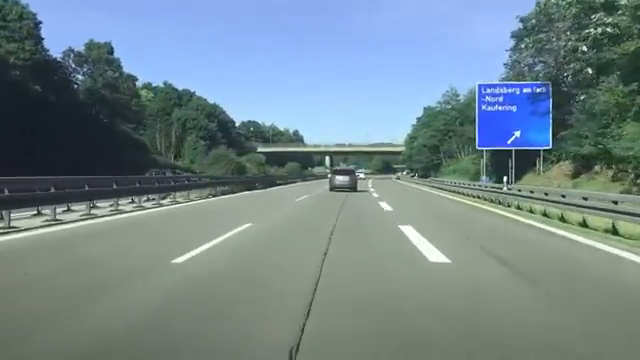
#> input picture frame 197 of test_video/videoStrada.mp4, 640 x 360 px, given in place of prova3.mp4, which was not available
$ jupyter execute --allow-errors grafici.ipynb
#> lines starting #> are read from the running program, lines starting #| are printed output that depends on the picture; after the words box and inside, x2 and y2 are one past the last pixel; in counts of white or black regions, pixels touching at a corner belong together; pictures that were not available may be replaced by others from this repository, and a replacement may not be noted
[cell 1]
import pandas as pd
import matplotlib.pyplot as plt

# Leggi i dati dal file CSV
#> (the rest of this cell did not finish here and is left out)

[cell 2]
import pandas as pd

# Leggi i dati dal file CSV
#> (the rest of this cell did not finish here and is left out)

[cell 3]
import pandas as pd
import matplotlib.pyplot as plt
import seaborn as sns

# ✅ Stile super moderno (tipo dashboard)
plt.style.use("seaborn-v0_8-whitegrid")
sns.set_palette("coolwarm")
sns.set_context("notebook", font_scale=1.3)

# Caricamento dati
#> (the rest of this cell did not finish here and is left out)

[cell 4]
import pandas as pd
import matplotlib.pyplot as plt

# Leggi i dati dal file CSV
#> (the rest of this cell did not finish here and is left out)

[cell 5]
import pandas as pd
import matplotlib.pyplot as plt

# Leggi i dati dal file CSV
#> (the rest of this cell did not finish here and is left out)

[cell 6]
import csv
import matplotlib.pyplot as plt
import numpy as np

def plot_accuracy():
    accuracies = []

    # Legge il file CSV
    try:
        with open("/home/vrlab/Scaricati/self_driving_vision_and_reconstruction/accuracy_log_pioggia.csv", "r") as file:
            reader = csv.reader(file)
            for row in reader:
                accuracies.append(float(row[0]))
    except FileNotFoundError:
        print("Nessun dato disponibile per il grafico.")
        return

    if not accuracies:
        print("Nessun dato valido per il grafico.")
        return

    # Convertiamo in numpy array per ottimizzare il calcolo
    accuracies = np.array(accuracies)

    # Calcola statistiche
    mean_acc = np.mean(accuracies)
    std_acc = np.std(accuracies)

    # Mostra statistiche principali
    print(f"Accuratezza media: {mean_acc:.4f}")
    print(f"Deviazione standard: {std_acc:.4f}")

    # Campionamento per non avere troppi punti (prendiamo 1 ogni 50)
    sampled_accuracies = accuracies[::50]

    # Calcolo della media mobile su finestre di 1000 elementi
    window_size = 1000
    moving_avg = np.convolve(accuracies, np.ones(window_size)/window_size, mode='valid')

    # Creazione del grafico
    fig, axs = plt.subplots(2, 1, figsize=(12, 10))


    # Plot with sampling
    axs[0].plot(range(1, len(sampled_accuracies) + 1), sampled_accuracies, linestyle='-', color='w', alpha=0)
    axs[0].plot(range(window_size, window_size + len(moving_avg)), moving_avg, color='r', linewidth=2, label="Moving Average (1000)")
    axs[0].set_xlabel("Iteration")
    axs[0].set_ylabel("IoU Accuracy")
    axs[0].set_title("Pipeline Accuracy Trend")
    axs[0].grid(True)
    axs[0].legend()

    # Histogram of accuracy distribution
    axs[1].hist(accuracies, bins=50, color='g', alpha=0.7)
    axs[1].set_xlabel("IoU Accuracy")
    axs[1].set_ylabel("Frequency")
    axs[1].set_title("Accuracy Distribution")
    axs[1].grid(True)


    plt.tight_layout()
    plt.show()

if __name__ == "__main__":
    plot_accuracy()

#> (a cell that did not finish here is left out)

[cell 8]
import cv2

# Percorso del video di input
input_video_path = '/media/vrlab/video/video/temp_video_pioggia.mp4'
output_video_path = '/media/vrlab/video/video/temp_video_pioggia_r.mp4'

# Apri il video
cap = cv2.VideoCapture(input_video_path)

# Ottieni la frequenza dei fotogrammi (FPS) e la risoluzione del video
fps = cap.get(cv2.CAP_PROP_FPS)
frame_width = int(cap.get(cv2.CAP_PROP_FRAME_WIDTH))
frame_height = int(cap.get(cv2.CAP_PROP_FRAME_HEIGHT))

# Calcola i frame corrispondenti ai minuti 20 e 40
start_frame = int(20 * 60 * fps)  # 20 minuti in frame
end_frame = int(40 * 60 * fps)    # 40 minuti in frame

# Crea un oggetto VideoWriter per salvare il nuovo video
fourcc = cv2.VideoWriter_fourcc(*'mp4v')  # Codec per mp4
out = cv2.VideoWriter(output_video_path, fourcc, fps, (frame_width, frame_height))

# Vai al frame di inizio (minuto 20)
cap.set(cv2.CAP_PROP_POS_FRAMES, start_frame)

# Estrai i fotogrammi dal video tra il minuto 20 e il minuto 40
while cap.isOpened():
    ret, frame = cap.read()
    current_frame = int(cap.get(cv2.CAP_PROP_POS_FRAMES))

    if not ret or current_frame > end_frame:
        break

    # Scrivi il fotogramma nel nuovo video
    out.write(frame)

# Rilascia le risorse
cap.release()
out.release()

print(f"Video salvato da minuto 20 a minuto 40 come '{output_video_path}'")

[cell 9]
input_file = 'conda_requirements.txt'
output_file = 'requirements.txt'

#> (the rest of this cell did not finish here and is left out)

[cell 10]
import cv2
import os
import random

# Funzione per estrarre frame casuali da un video
def extract_random_frames(video_path, output_folder, num_frames=10):
    # Assicurati che la cartella di output esista
#> called with video_path = 'test_video\\prova3.mp4', output_folder = 'extracted_frames', num_frames = 10
    os.makedirs(output_folder, exist_ok=True)

    # Apri il video
    cap = cv2.VideoCapture(video_path)

    # Controlla se il video è stato aperto correttamente
    if not cap.isOpened():
        print(f"Errore: impossibile aprire il video {video_path}")
        return

    # Ottieni il numero totale di frame nel video
    total_frames = int(cap.get(cv2.CAP_PROP_FRAME_COUNT))
    print(f"Totale frame nel video: {total_frames}")

    # Genera 10 frame casuali
    random_frame_indices = random.sample(range(total_frames), num_frames)

    for index in random_frame_indices:
        # Imposta il video al frame desiderato
        cap.set(cv2.CAP_PROP_POS_FRAMES, index)

        # Leggi il frame
        ret, frame = cap.read()
        if ret:
            # Salva il frame
            output_path = os.path.join(output_folder, f"frame_{index}.jpg")
            cv2.imwrite(output_path, frame)
            print(f"Frame salvato: {output_path}")
        else:
            print(f"Errore nel leggere il frame {index}")
#> this loop made 10 passes
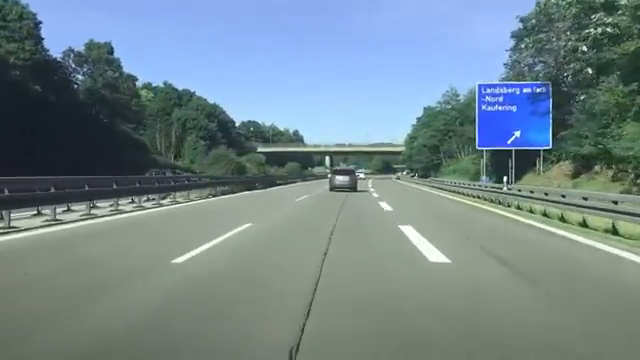
#> input picture frame 197 of test_video/videoStrada.mp4, 640 x 360 px, given in place of prova3.mp4, which was not available
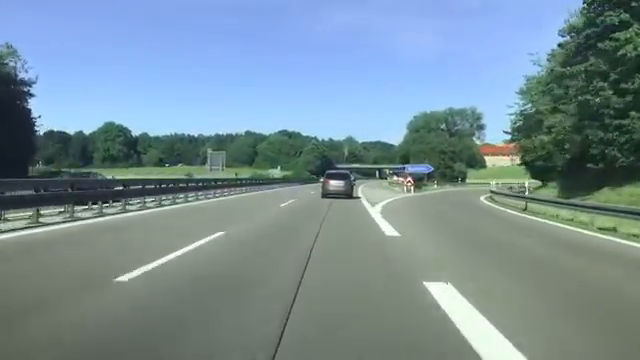
#> input picture frame 388 of test_video/videoStrada.mp4, 640 x 360 px, given in place of prova3.mp4, which was not available

    # Rilascia il video
    cap.release()

# Percorso del video e cartella di output
video_path = 'test_video\prova3.mp4'  # Modifica con il percorso del tuo video
output_folder = 'extracted_frames'  # Cartella dove salvare i frame estratti

# Esegui l'estrazione dei frame
extract_random_frames(video_path, output_folder)

[cell 11]
import cv2
import numpy as np
from scipy.signal import convolve2d
import matplotlib.pyplot as plt

# Carica l'immagine in scala di grigi
image = cv2.imread("Lane_detect/prova mix/advanced-lane-detection-for-self-driving-cars-master/frame_714.jpg", cv2.IMREAD_GRAYSCALE)

# Definisci il pattern per le linee verticali della corsia
pattern = np.array([
    [1, 0, 1],
    [1, 0, 1],
    [1, 0, 1]
])
plt.imshow(pattern, cmap="gray")

# Applica il filtro matched tramite convoluzione
#> (the rest of this cell did not finish here and is left out)

[cell 12]
import cv2
import numpy as np
from scipy.signal import correlate2d
import matplotlib.pyplot as plt

# Load the highway image
image = cv2.imread("Lane_detect/prova mix/advanced-lane-detection-for-self-driving-cars-master/frame_714.jpg", cv2.IMREAD_GRAYSCALE)

# Create a synthetic lane-like template
template_width = 15   # Width of the lane marking in pixels
template_height = 100  # Height of the lane marking
template = np.zeros((template_height, template_width), dtype=np.float32)
template[:, template_width // 3 : template_width // 3 * 2] = 1  # Create a bright vertical line in the middle

# Normalize the template
template = (template - np.mean(template)) / np.std(template)
plt.imshow(template, cmap="gray")

# Apply matched filter using 2D cross-correlation
#> (the rest of this cell did not finish here and is left out)

[cell 13]
import cv2
import numpy as np
from scipy.signal import convolve2d
import matplotlib.pyplot as plt

# Carica l'immagine in scala di grigi
image = cv2.imread("self_driving_vision_and_reconstruction/extracted_frames/test6.jpg", cv2.IMREAD_GRAYSCALE)
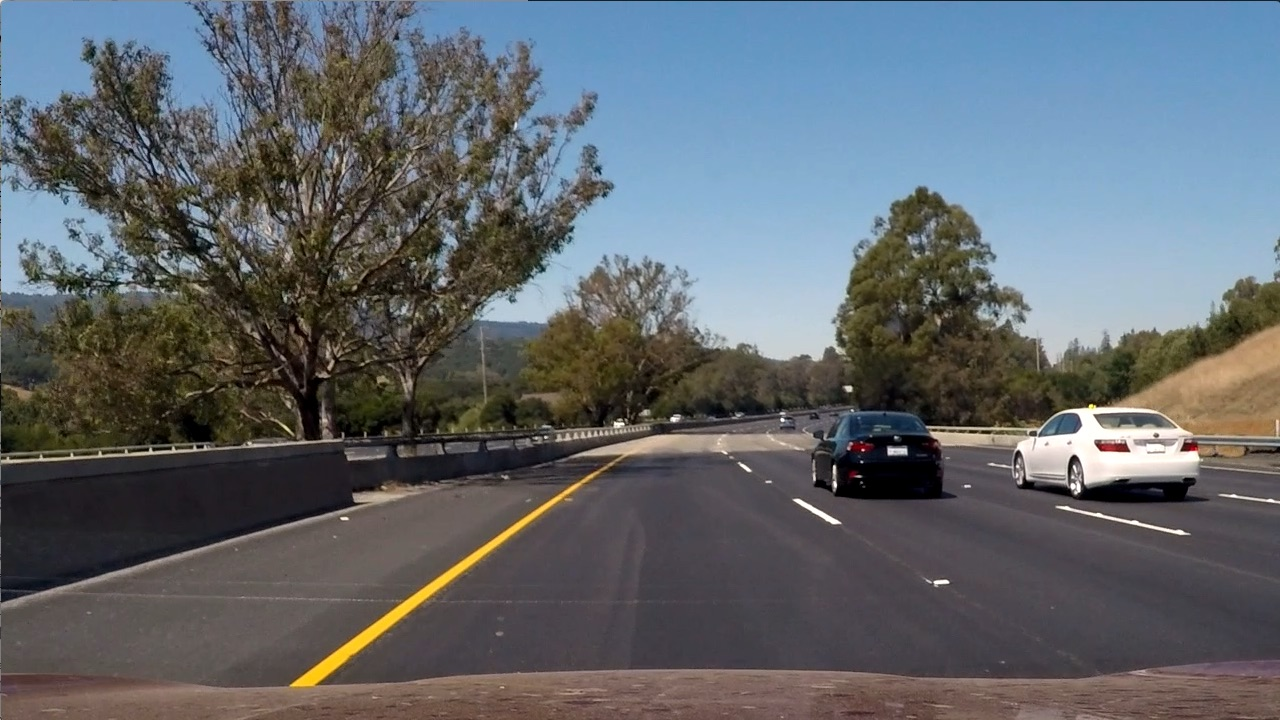
#> input picture test_images/test6.jpg, 1280 x 720 px, found by its file name

# Definisci il pattern per le linee verticali della corsia
patterns = [
    np.array([
        [1, 0, 1],
        [1, 0, 1],
        [1, 0, 1]
    ]),
    np.array([
        [0, 0, 1],
        [0, 1, 0],
        [1, 0, 0]
    ]),
    np.array([
        [1, 0, 0],
        [0, 1, 0],
        [0, 0, 1]
    ])
]
# Inizializza l'output combinato
combined_output = np.zeros_like(image, dtype=float)
for pattern in patterns:
    matched_output = convolve2d(image, pattern, mode='same', boundary='symm')
    matched_output_normalized = cv2.normalize(matched_output, None, 0, 255, cv2.NORM_MINMAX).astype(np.uint8)

    # Somma l'output normalizzato per ottenere un'immagine combinata
    combined_output += matched_output_normalized

# Applica il filtro matched tramite convoluzione
matched_output = convolve2d(image, pattern, mode='same', boundary='symm')

# Normalizza l'output della convoluzione a 8 bit (0-255)
matched_output_normalized = cv2.normalize(matched_output, None, 0, 255, cv2.NORM_MINMAX).astype(np.uint8)

# Applica una soglia per ottenere una maschera binaria
_, binary_output = cv2.threshold(matched_output_normalized, 150, 255, cv2.THRESH_BINARY)
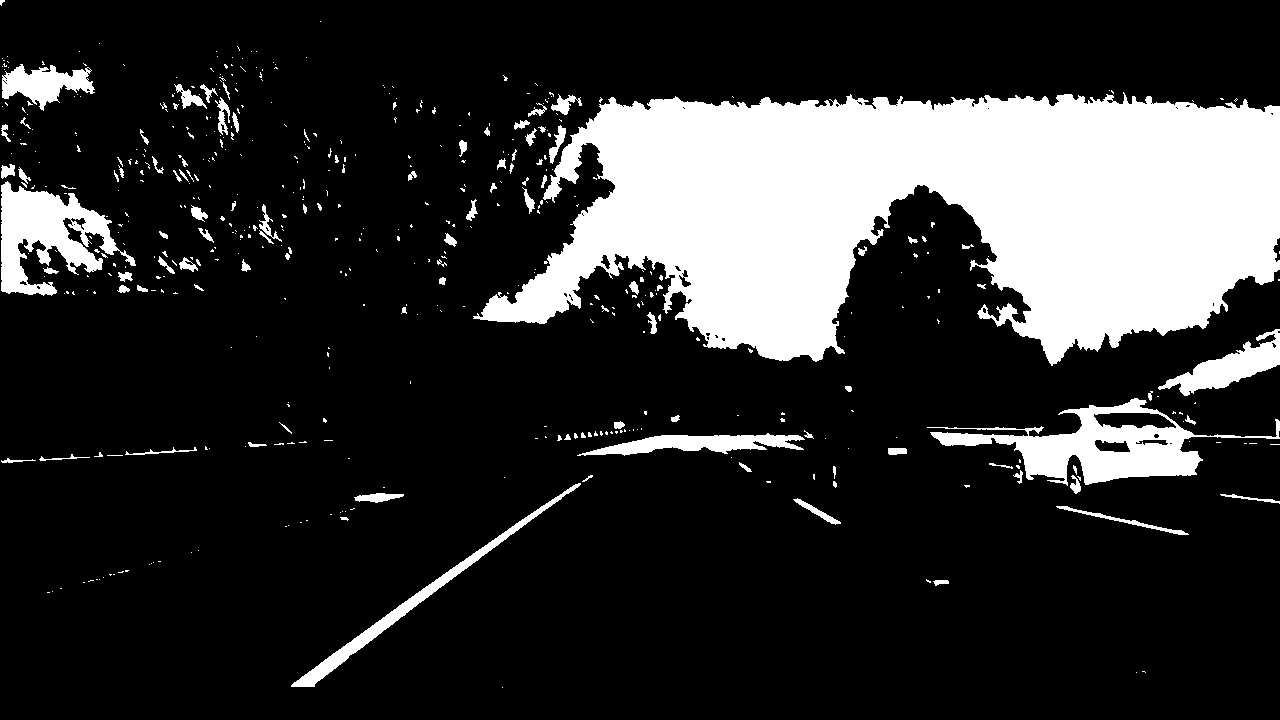
#> binary_output: shape (720, 1280); 19.3% white; 506 white regions (403 under 20 px), largest, box (x1, y1, x2, y2) and area: (473, 92, 1280, 366) 141021, (927, 398, 1280, 486) 9908, (1, 181, 136, 296) 7180

# Calcola il centro dell'immagine
height, width = binary_output.shape
center_x = width // 2

# Crea un'immagine vuota per mantenere solo le linee centrali
central_output = np.zeros_like(binary_output)

# Soglia di larghezza dal centro (puoi modificarla)
width_threshold = 400  # Puoi modificare questo valore in base alle tue esigenze

# Itera sulle righe dell'immagine dal centro verso l'alto
for y in range(height - 1, -1, -1):  # Da bottom (height - 1) a top (0)
    # Controlla i pixel nella larghezza definita
    for x in range(center_x - width_threshold, center_x + width_threshold + 1):
        if 0 <= x < width:  # Assicurati che l'indice sia valido
            if binary_output[y, x] > 0:  # Se c'è un pixel bianco nella maschera binaria
                central_output[y, x] = 255  # Mantieni il pixel nel risultato centrale
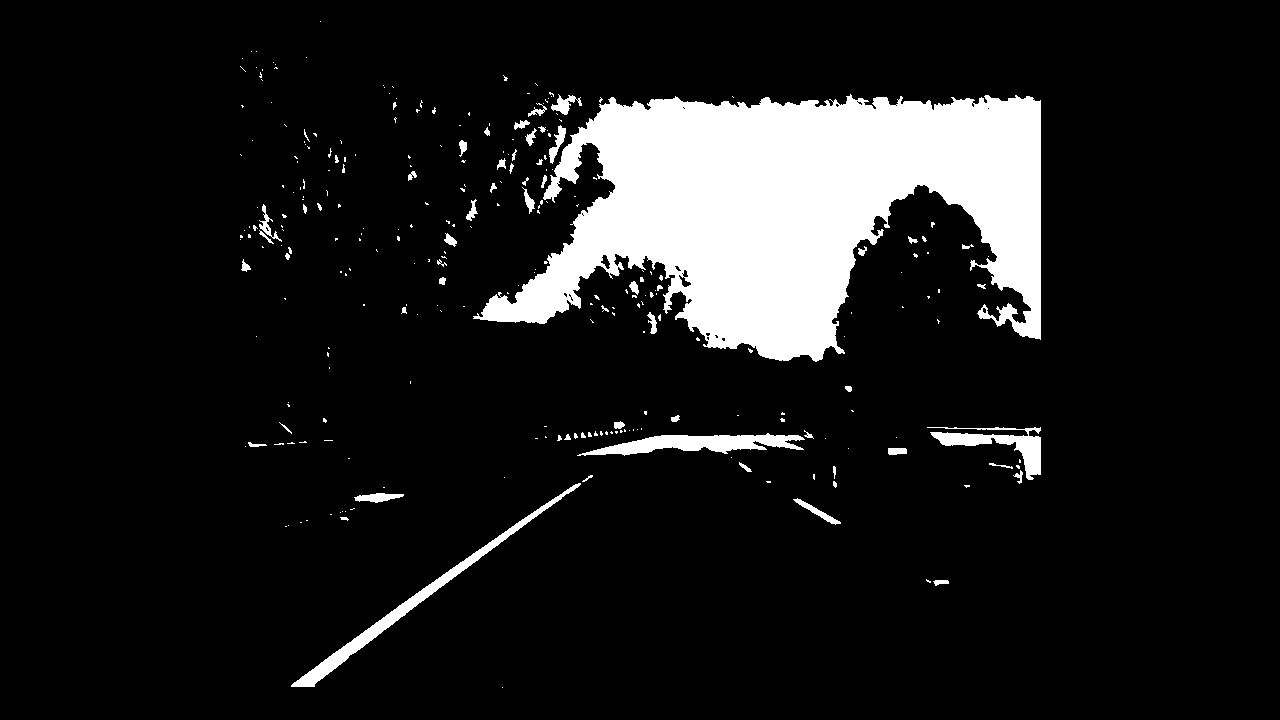
#> central_output: shape (720, 1280); 10.9% white; 282 white regions (221 under 20 px), largest, box (x1, y1, x2, y2) and area: (473, 94, 1041, 362) 88102, (291, 483, 581, 687) 3150, (577, 433, 805, 456) 2658

# Visualizza l'immagine originale, l'output del filtro e la maschera binaria
plt.figure(figsize=(15, 5))

plt.subplot(1, 4, 1)
plt.title("Immagine originale")
plt.imshow(image, cmap='gray')

plt.subplot(1, 4, 2)
plt.title("Matched Filter Output")
plt.imshow(matched_output_normalized, cmap='gray')

plt.subplot(1, 4, 3)
plt.title("Maschera binaria")
plt.imshow(binary_output, cmap='gray')

plt.subplot(1, 4, 4)
plt.title("Linee centrali estratte")
plt.imshow(central_output, cmap='gray')

plt.show()

[cell 14]
import cv2
import numpy as np

def canny_edge_detection(image_path):
    # Carica l'immagine
    image = cv2.imread(image_path)
    if image is None:
        print("Immagine non trovata!")
        return

    # Converte l'immagine in scala di grigi
    gray = cv2.cvtColor(image, cv2.COLOR_BGR2GRAY)

    # Applica un filtro GaussianBlur per ridurre il rumore
    blurred = cv2.GaussianBlur(gray, (5, 5), 0)

    # Esegui l'algoritmo di Canny per rilevare i bordi
    edges = cv2.Canny(blurred, 50, 150)

    # Mostra l'immagine originale e l'immagine con i bordi rilevati
    cv2.imshow('Original Image', image)
    cv2.imshow('Canny Edges', edges)
    cv2.waitKey(0)
    cv2.destroyAllWindows()

# Esempio di utilizzo
canny_edge_detection('Lane_detect/prova mix/advanced-lane-detection-for-self-driving-cars-master/frame_714.jpg')

[cell 15]
import cv2
import numpy as np
import math

def detect_lines_with_angle_filter(image_path, min_angle=20, max_angle=150):
    # Carica l'immagine
#> called with min_angle = 20, max_angle = 150
    image = cv2.imread(image_path)
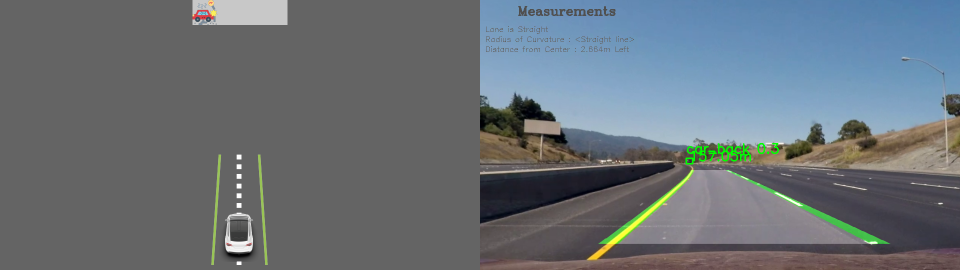
#> input picture frame_video/frame_11.png, 1920 x 540 px, given in place of frame_11.jpg, which was not available (shown at 1/2 size)
#> image is the input picture: shape (540, 1920, 3); mean B, G, R 119.4, 113.1, 105.4
    if image is None:
        print("Immagine non trovata!")
        return

    # Metti a nero i pixel sopra e sotto l'immagine
    image[0:200, :] = 0  # Nero sopra
    image[-100:, :] = 0  # Nero sotto
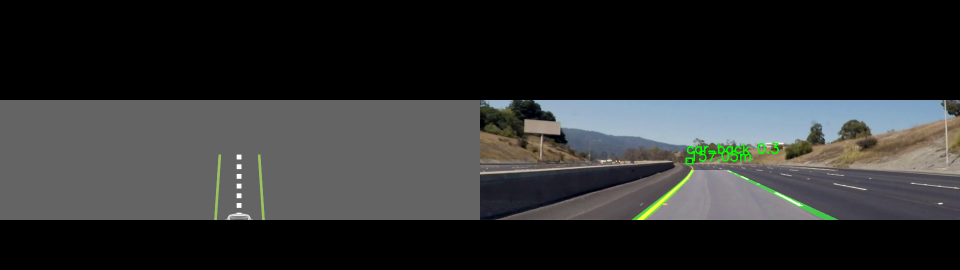
#> image: shape (540, 1920, 3) (shown at 1/2 size); mean B, G, R 47.9, 48, 46.5

    # Disegna un punto rosso al centro in basso
    points = np.array([[130, 500], [480, 200], [650, 200], [1100, 500]], np.int32)
    #points = np.array([[300, 600], [600, 450], [750, 450], [1000, 600]], np.int32) #test_6
    points = points.reshape((-1, 1, 2))

    # Converte l'immagine in scala di grigi
    gray = cv2.cvtColor(image, cv2.COLOR_BGR2GRAY)

    # Applica un filtro GaussianBlur per ridurre il rumore
    blurred = cv2.GaussianBlur(gray, (5, 5), 0)

    # Esegui l'algoritmo di Canny per rilevare i bordi
    edges = cv2.Canny(blurred, 50, 150)
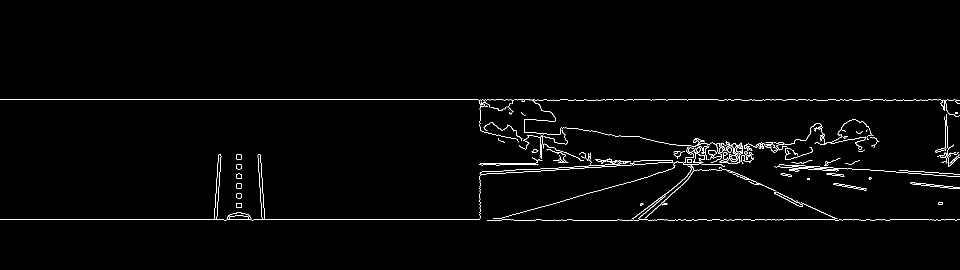
#> edges: shape (540, 1920) (shown at 1/2 size); 1.3% white in thin lines or dots, all inside (x1, y1, x2, y2) = (0, 199, 1920, 441)

    # Usa la trasformazione di Hough per rilevare le linee
    lines = cv2.HoughLinesP(edges, rho=1, theta=np.pi/360, threshold=1, minLineLength=3, maxLineGap=10)
#> lines = 1974 rows, first 6: [1282, 439, 1282, 424], [526, 401, 526, 387], [523, 424, 528, 428], [1377, 332, 1377, 291], [1192, 318, 1281, 328], [1438, 340, 1438, 307]

    # Crea una copia dell'immagine per disegnare le linee
    line_image = np.zeros_like(image)

    # Funzione per calcolare l'angolo di una linea
    def calculate_angle(x1, y1, x2, y2):
        angle = math.degrees(math.atan2((y2 - y1), (x2 - x1)))
        return abs(angle)

    # Disegna solo le linee con un angolo specifico
    if lines is not None:
        for line in lines:
            for x1, y1, x2, y2 in line:
                angle = calculate_angle(x1, y1, x2, y2)
                # Mantieni solo le linee con angoli compresi tra min_angle e max_angle
                if min_angle <= angle <= max_angle:
                    cv2.line(line_image, (x1, y1), (x2, y2), (0, 255, 0), 5)  # Verde
#> this loop made 1974 passes
#> line on passes 1 to 3: [[1282, 439, 1282, 424]], [[526, 401, 526, 387]], [[523, 424, 528, 428]]
#> (the rest of the program and of its run is left out)
